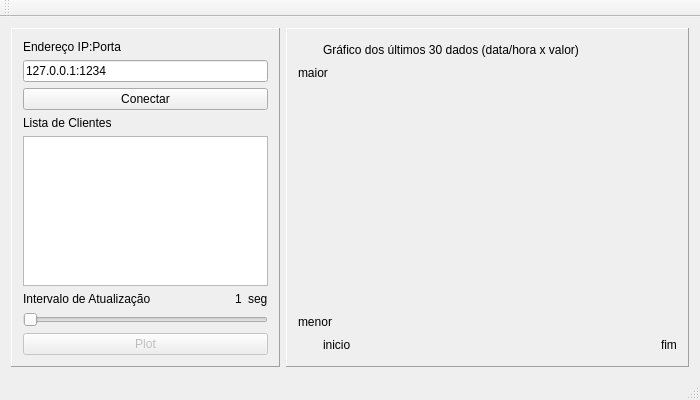
<?xml version="1.0" encoding="UTF-8"?>
<ui version="4.0">
 <class>MainWindow</class>
 <widget class="QMainWindow" name="MainWindow">
  <property name="geometry">
   <rect>
    <x>0</x>
    <y>0</y>
    <width>700</width>
    <height>400</height>
   </rect>
  </property>
  <property name="sizePolicy">
   <sizepolicy hsizetype="Minimum" vsizetype="Minimum">
    <horstretch>0</horstretch>
    <verstretch>0</verstretch>
   </sizepolicy>
  </property>
  <property name="minimumSize">
   <size>
    <width>700</width>
    <height>400</height>
   </size>
  </property>
  <property name="windowTitle">
   <string>QTDataPlotter</string>
  </property>
  <property name="windowIcon">
   <iconset resource="resources.qrc">
    <normaloff>:/imagens/icone</normaloff>:/imagens/icone</iconset>
  </property>
  <property name="autoFillBackground">
   <bool>false</bool>
  </property>
  <property name="documentMode">
   <bool>false</bool>
  </property>
  <widget class="QWidget" name="centralWidget">
   <layout class="QHBoxLayout" name="horizontalLayout_2">
    <item>
     <layout class="QHBoxLayout" name="horizontalLayout" stretch="40,60">
      <item>
       <widget class="QFrame" name="frame">
        <property name="frameShape">
         <enum>QFrame::Panel</enum>
        </property>
        <property name="frameShadow">
         <enum>QFrame::Raised</enum>
        </property>
        <layout class="QVBoxLayout" name="verticalLayout_6">
         <item>
          <layout class="QVBoxLayout" name="verticalLayout">
           <item>
            <widget class="QLabel" name="label">
             <property name="text">
              <string>Endereço IP:Porta</string>
             </property>
            </widget>
           </item>
           <item>
            <widget class="QLineEdit" name="lineEditIPPorta">
             <property name="text">
              <string>127.0.0.1:1234</string>
             </property>
            </widget>
           </item>
          </layout>
         </item>
         <item>
          <widget class="QPushButton" name="pushButtonConectar">
           <property name="text">
            <string>Conectar</string>
           </property>
           <property name="checkable">
            <bool>true</bool>
           </property>
          </widget>
         </item>
         <item>
          <layout class="QVBoxLayout" name="verticalLayout_2">
           <item>
            <widget class="QLabel" name="label_2">
             <property name="text">
              <string>Lista de Clientes</string>
             </property>
            </widget>
           </item>
           <item>
            <widget class="QListView" name="listViewClientes"/>
           </item>
          </layout>
         </item>
         <item>
          <layout class="QVBoxLayout" name="verticalLayout_3">
           <item>
            <layout class="QHBoxLayout" name="horizontalLayout_6" stretch="100,0,0">
             <item>
              <widget class="QLabel" name="label_3">
               <property name="text">
                <string>Intervalo de Atualização</string>
               </property>
              </widget>
             </item>
             <item>
              <widget class="QLabel" name="labelValorIntervalo">
               <property name="text">
                <string>1</string>
               </property>
              </widget>
             </item>
             <item>
              <widget class="QLabel" name="label_5">
               <property name="text">
                <string>seg</string>
               </property>
              </widget>
             </item>
            </layout>
           </item>
           <item>
            <widget class="QSlider" name="horizontalSliderIntervalo">
             <property name="minimum">
              <number>1</number>
             </property>
             <property name="maximum">
              <number>60</number>
             </property>
             <property name="orientation">
              <enum>Qt::Horizontal</enum>
             </property>
            </widget>
           </item>
          </layout>
         </item>
         <item>
          <widget class="QPushButton" name="pushButtonPlot">
           <property name="enabled">
            <bool>false</bool>
           </property>
           <property name="text">
            <string>Plot</string>
           </property>
          </widget>
         </item>
        </layout>
       </widget>
      </item>
      <item>
       <widget class="QFrame" name="frame_2">
        <property name="frameShape">
         <enum>QFrame::Panel</enum>
        </property>
        <property name="frameShadow">
         <enum>QFrame::Raised</enum>
        </property>
        <layout class="QVBoxLayout" name="verticalLayout_5">
         <item>
          <layout class="QHBoxLayout" name="horizontalLayout_5" stretch="0,100">
           <item>
            <spacer name="horizontalSpacer_3">
             <property name="orientation">
              <enum>Qt::Horizontal</enum>
             </property>
             <property name="sizeHint" stdset="0">
              <size>
               <width>25</width>
               <height>20</height>
              </size>
             </property>
            </spacer>
           </item>
           <item>
            <widget class="QLabel" name="labelTituloGrafico">
             <property name="text">
              <string>Gráfico dos últimos 30 dados (data/hora x valor)</string>
             </property>
            </widget>
           </item>
          </layout>
         </item>
         <item>
          <layout class="QHBoxLayout" name="horizontalLayout_4" stretch="0,100">
           <item>
            <layout class="QVBoxLayout" name="verticalLayout_4">
             <item>
              <widget class="QLabel" name="labelYFim">
               <property name="text">
                <string>maior</string>
               </property>
              </widget>
             </item>
             <item>
              <spacer name="verticalSpacer">
               <property name="orientation">
                <enum>Qt::Vertical</enum>
               </property>
               <property name="sizeHint" stdset="0">
                <size>
                 <width>20</width>
                 <height>40</height>
                </size>
               </property>
              </spacer>
             </item>
             <item>
              <widget class="QLabel" name="labelYInicio">
               <property name="text">
                <string>menor</string>
               </property>
              </widget>
             </item>
            </layout>
           </item>
           <item>
            <widget class="Grafico" name="grafico" native="true">
             <property name="autoFillBackground">
              <bool>false</bool>
             </property>
            </widget>
           </item>
          </layout>
         </item>
         <item>
          <layout class="QHBoxLayout" name="horizontalLayout_3" stretch="0,100,0,0">
           <item>
            <spacer name="horizontalSpacer_2">
             <property name="orientation">
              <enum>Qt::Horizontal</enum>
             </property>
             <property name="sizeHint" stdset="0">
              <size>
               <width>25</width>
               <height>20</height>
              </size>
             </property>
            </spacer>
           </item>
           <item>
            <widget class="QLabel" name="labelXInicio">
             <property name="text">
              <string>inicio</string>
             </property>
            </widget>
           </item>
           <item>
            <spacer name="horizontalSpacer">
             <property name="orientation">
              <enum>Qt::Horizontal</enum>
             </property>
             <property name="sizeHint" stdset="0">
              <size>
               <width>40</width>
               <height>20</height>
              </size>
             </property>
            </spacer>
           </item>
           <item>
            <widget class="QLabel" name="labelXFim">
             <property name="text">
              <string>fim</string>
             </property>
            </widget>
           </item>
          </layout>
         </item>
        </layout>
       </widget>
      </item>
     </layout>
    </item>
   </layout>
  </widget>
  <widget class="QMenuBar" name="menuBar">
   <property name="geometry">
    <rect>
     <x>0</x>
     <y>0</y>
     <width>700</width>
     <height>21</height>
    </rect>
   </property>
  </widget>
  <widget class="QToolBar" name="mainToolBar">
   <attribute name="toolBarArea">
    <enum>TopToolBarArea</enum>
   </attribute>
   <attribute name="toolBarBreak">
    <bool>false</bool>
   </attribute>
  </widget>
  <widget class="QStatusBar" name="statusBar"/>
 </widget>
 <layoutdefault spacing="6" margin="11"/>
 <customwidgets>
  <customwidget>
   <class>Grafico</class>
   <extends>QWidget</extends>
   <header>grafico.h</header>
   <container>1</container>
  </customwidget>
 </customwidgets>
 <resources>
  <include location="resources.qrc"/>
 </resources>
 <connections>
  <connection>
   <sender>horizontalSliderIntervalo</sender>
   <signal>valueChanged(int)</signal>
   <receiver>labelValorIntervalo</receiver>
   <slot>setNum(int)</slot>
   <hints>
    <hint type="sourcelabel">
     <x>179</x>
     <y>346</y>
    </hint>
    <hint type="destinationlabel">
     <x>226</x>
     <y>313</y>
    </hint>
   </hints>
  </connection>
 </connections>
 <slots>
  <slot>conectar()</slot>
  <slot>plot()</slot>
 </slots>
</ui>
